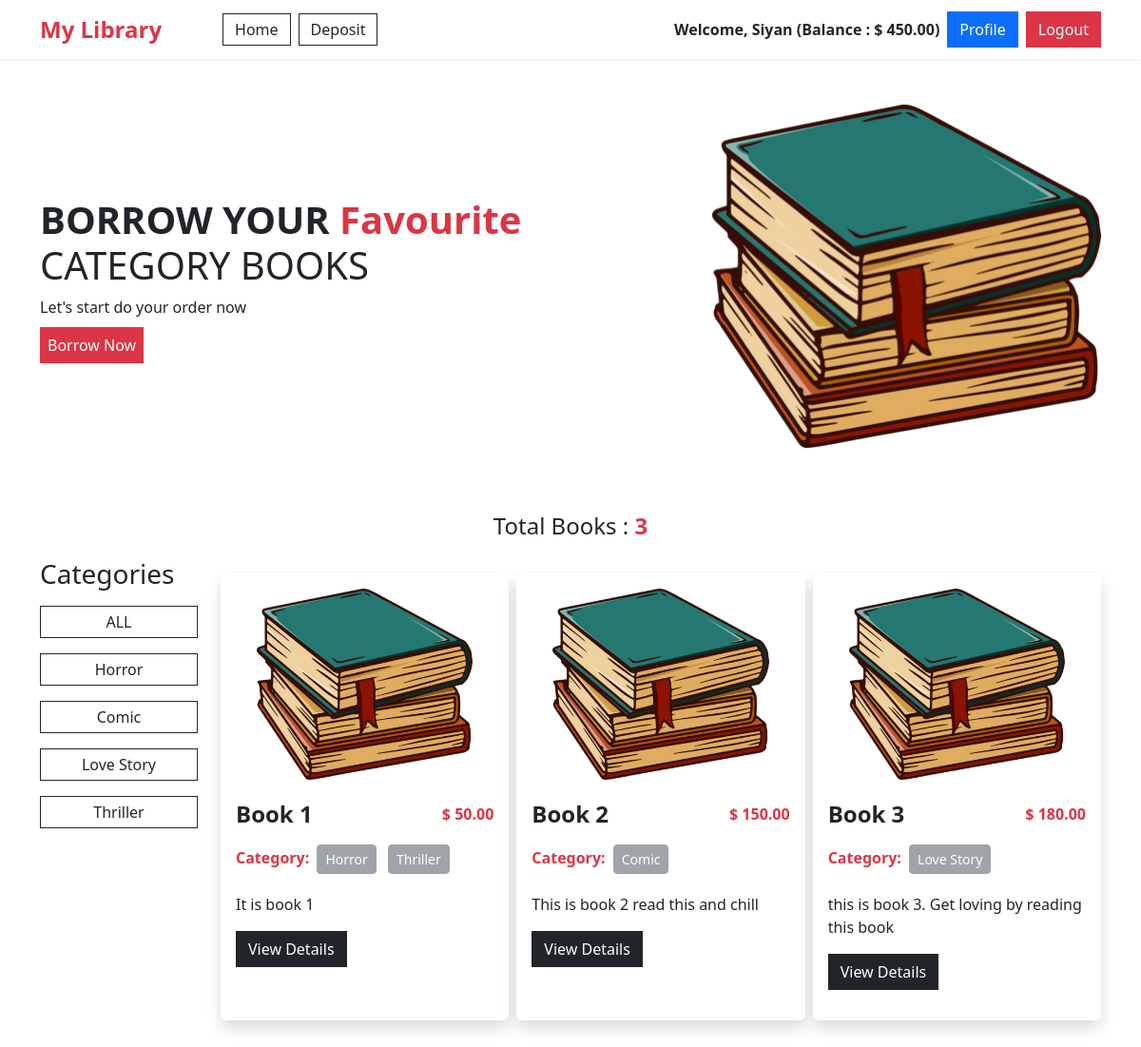
The page / (signed in) on the database its author committed.
### account/models.py (models this page shows, shortened)
class UserProfile(models.Model):
    user = models.OneToOneField(User, related_name='account', on_delete=models.CASCADE)
    balance = models.DecimalField(max_digits=12, decimal_places=2, default=0)

### category/models.py (models this page shows, shortened)
class Category(models.Model):
    name = models.CharField(max_length=100)
    slug = models.SlugField(max_length=100,unique=True, null=True, blank=True)

### book/models.py (models this page shows, shortened)
class Book(models.Model):
    title = models.CharField(max_length=150)
    description = models.TextField()
    category = models.ManyToManyField(Category)
    borrowing_price = models.DecimalField(max_digits=12, decimal_places=2)
    image = models.ImageField(upload_to='book/media/uploads/', blank = True, null = True)

### Library_Management_System/views.py (the view)
# urls.py: 2. Add a URL to urlpatterns:  path('', views.home, name='home')
def home(request,category_slug = None):
    data = Book.objects.all()
    if category_slug is not None:
        category = Category.objects.get(slug = category_slug)
        data = Book.objects.filter(category = category)
    categories = Category.objects.all()
    return render(request, 'home.html', {'book' : data, 'category' : categories})

### templates/home.html
{% extends 'base.html' %}
{% load static %}
{% block content %}
<div class="row  py-5">
    <div
        class="col-md-6 col-12 order-2 order-md-1 d-flex justify-content-center justify-content-lg-start align-items-center">
        <div class="me-0 ">
            <h2 class="fw-bolder fs-1">BORROW YOUR <span class="text-danger ">Favourite</span> <br> <span
                    class="fw-medium">CATEGORY BOOKS</span></h2>
            <p>Let's start do your order now</p>
            <a class="text-decoration-none text-white bg-danger px-2 py-2 " href="#">Borrow
                Now</a>
        </div>
    </div>
    <div
        class="col-md-6 col-12 order-1 order-md-2 d-flex justify-content-center justify-content-lg-end  align-items-center ">
        <img src="{% static 'images/book.png' %}" alt="" class="w-75">
    </div>
</div>
<section>
    <p class="text-center mt-3 fs-4 fw-medium">Total Books : <span class="text-danger fw-bold">
            {{book | length}}</span>
    </p>
    <div class=" row">
        <div class="col-2">
            <h3 class="">Categories</h3>
            <div class="mt-3 d-flex flex-column  gap-3">
                <a href="{% url 'home'  %}" class="btn btn-outline-dark rounded-0 fw-medium px-2 py-1">ALL</a>
                {% for c in category %}
                <a href="{% url 'cat_book' c.slug %}"
                    class="btn btn-outline-dark rounded-0 fw-medium px-2 py-1">{{c.name}}</a>
                {% endfor %}
            </div>
        </div>
        <div class="col-10">
            <div class="row row-cols-1 row-cols-md-1 row-cols-lg-2 row-cols-xl-3 g-2  mt-2 mb-5">
                {% for b in book %}
                <div class="">
                    <div class="card h-100 border-0 shadow py-3 ">
                        <img src="{{b.image.url}}" class="card-img-top w-75 mx-auto" alt="...">
                        <div class="card-body">
                            <div class="d-flex justify-content-between align-items-center">
                                <p class="card-title fw-bold fs-4">{{b.title}}</p>
                                <p class="fw-bold mt-2 text-danger">$ {{b.borrowing_price}}</p>
                            </div>
                            <p class="card-text"><span class="text-danger fw-bold ">Category:</span>
                                {% for cat in b.category.all %}
                                <button class="btn btn-secondary btn-sm m-1" disabled>{{cat.name}} </button>
                                {% endfor %}
                            </p>
                            <p class="card-text">{{b.description | truncatewords:10}}</p>
                            <a href="{% url 'book_details' b.id %}" class="btn btn-dark rounded-0">View
                                Details</a>
                        </div>
                    </div>
                </div>
                {% endfor %}
            </div>
        </div>
    </div>
</section>
{% endblock %}

### templates/base.html (shortened to what this page needs)
{% load static %}
<!DOCTYPE html>
<html lang="en">
<head>
    <link href="https://cdn.jsdelivr.net/npm/bootstrap@5.3.2/dist/css/bootstrap.min.css" rel="stylesheet"
>
</head>
<body>
    <nav class="navbar navbar-expand-lg shadow-sm ">
        <div class=" container">
            <a class="navbar-brand text-danger fw-bold fs-4" href="{% url 'home' %}">My Library</a>
            <div class="collapse navbar-collapse gap-2 " id="navbarNavAltMarkup">
                <div class="navbar-nav  ps-lg-5 item-nav gap-2">
                    <a class="btn btn-outline-dark rounded-0 py-1" aria-current="page" href="{% url 'home' %}">Home</a>
                    {% if user.is_authenticated %}
                    <a class="btn btn-outline-dark rounded-0 py-1" aria-current="page"
                        href="{% url 'deposit_money' %}">Deposit</a>
                    {% endif %}
                </div>
                <div class="navbar-nav  item-nav gap-2 ms-lg-auto 2 align-items-center ">
                    {% if user.is_authenticated %}
                    <div class="fw-bold ">Welcome, {{ request.user.first_name }} (Balance : $
                        {{request.user.account.balance}}) </div>
                    <a href="{% url 'profile' %}" class="btn btn-primary rounded-0">Profile</a>
                    <form method="post" action="{% url 'logout' %}">
                        <button type="submit" class="btn btn-danger rounded-0"> Logout</button>
                    </form>
                    {% else%}
                    <a href="{% url 'register' %}" class="btn btn-outline-danger rounded-0">Sign Up</a>
                    <a href="{% url 'login' %}" class="btn btn-danger rounded-0">Login</a>
                    {% endif %}
                </div>
            </div>
        </div>
    </nav>
    <section class="container ">
        {% block content %}
        {% endblock %}
    </section>
</body>
</html>

### rows shown on the page
Category: name "Horror"
Category: name "Comic"
Category: name "Love Story"
Category: name "Thriller"
Book: image (picture), title "Book 1", borrowing_price "50.00", description "It is book 1"
Book: image (picture), title "Book 2", borrowing_price "150.00", description "This is book 2 read this and chill"
Book: image (picture), title "Book 3", borrowing_price "180.00", description "this is book 3. Get loving by reading this book"

### other values the page prints
{{ request.user.first_name }} "Siyan"
{{ request.user.account.balance }} "450.00"
{{ book | length }} "3"
